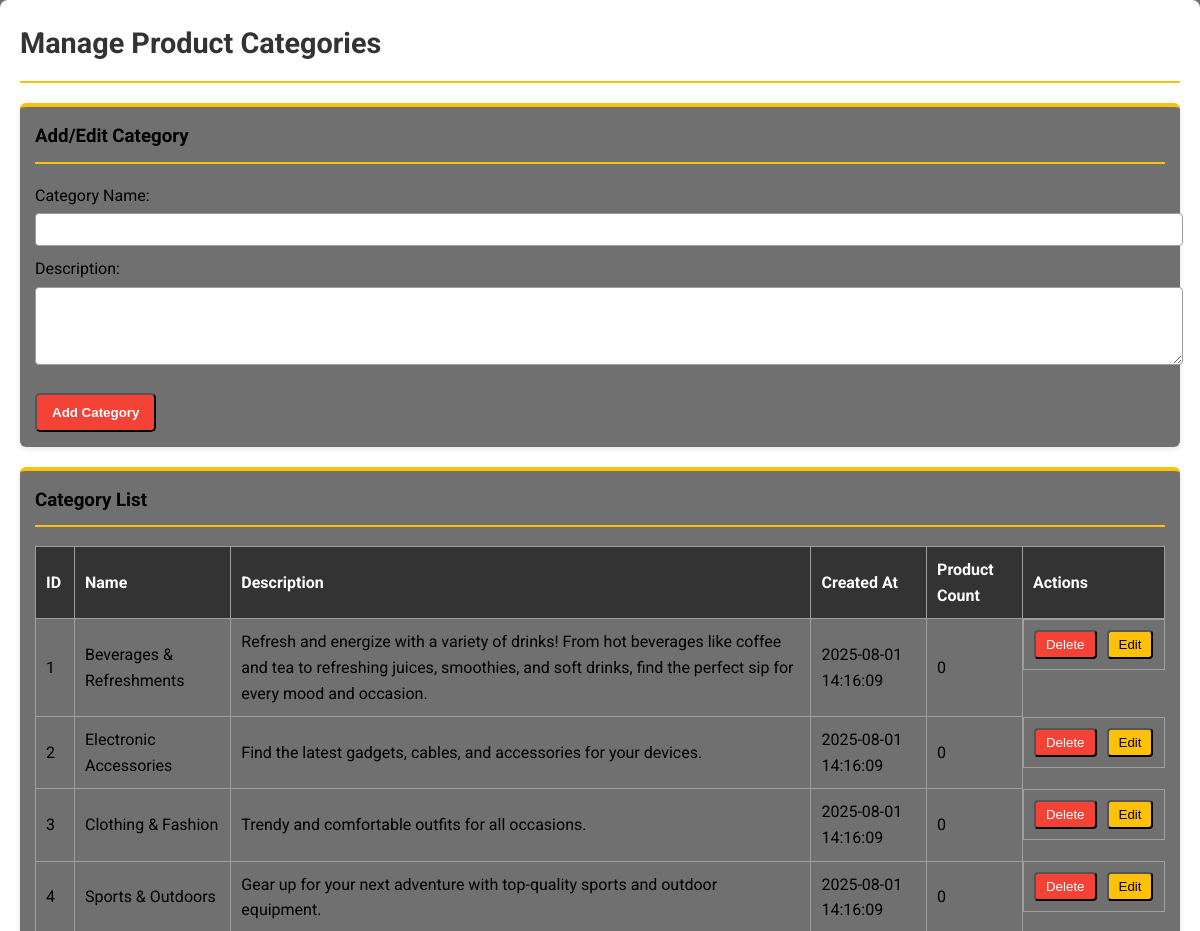
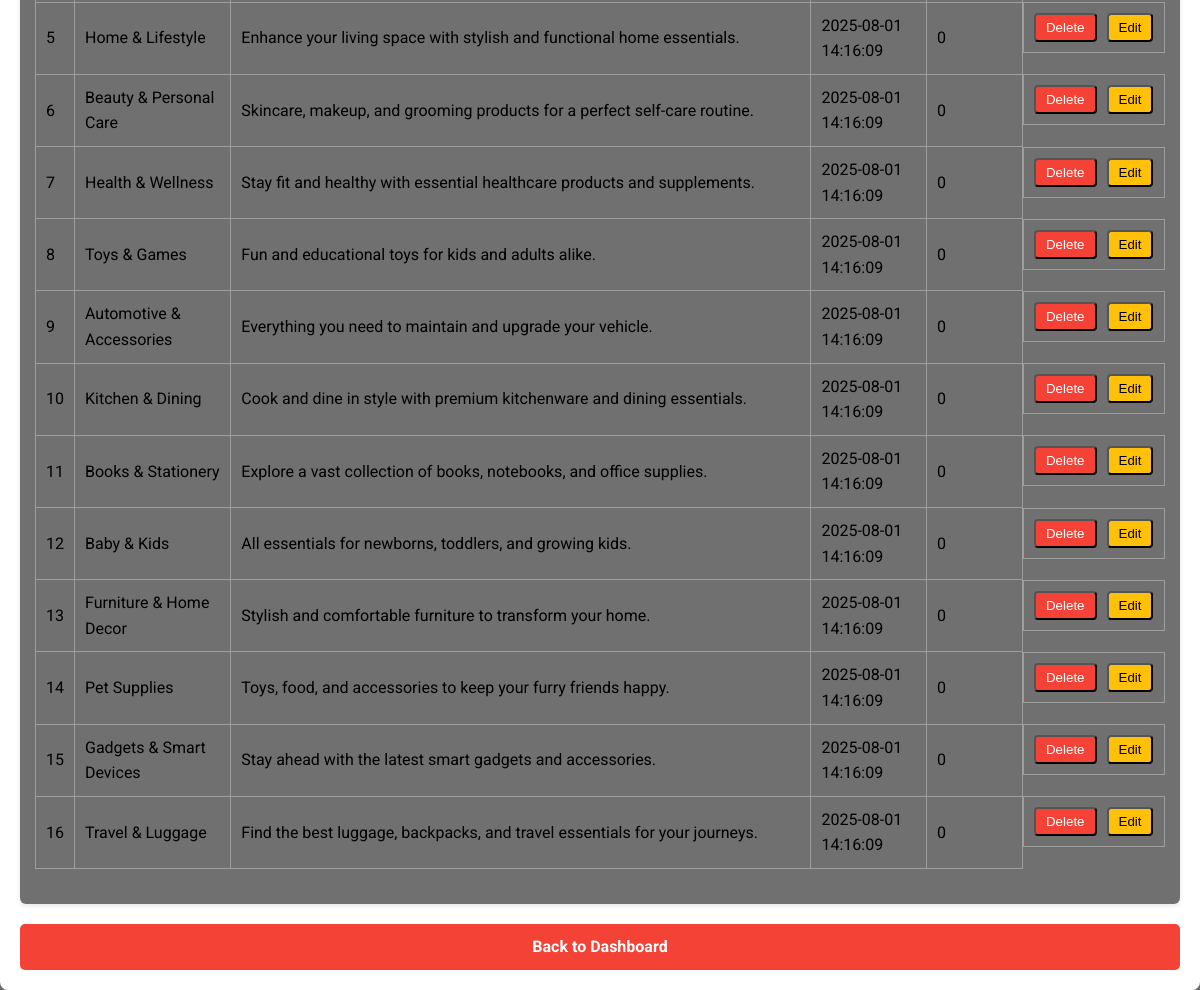
/manage_product_categories.php (signed in), run on the app's committed database (2 pictures, top to bottom).
### tables this page shows
CREATE TABLE categories (
    category_id INT AUTO_INCREMENT PRIMARY KEY,
    name VARCHAR(50) NOT NULL,
    description TEXT,
    created_at TIMESTAMP DEFAULT CURRENT_TIMESTAMP
);

### manage_product_categories.php (the view, shortened to what this page needs)
<?php
include 'db_connect.php';
$query = "SELECT c.*, COUNT(p.product_id) as product_count
          FROM categories c
          LEFT JOIN products p ON c.category_id = p.category_id
          GROUP BY c.category_id, c.name, c.description, c.created_at
          ORDER BY c.created_at DESC";
$result = mysqli_query($conn, $query);
?>
<!DOCTYPE html>
<html lang="en">
<head>
    <link rel="stylesheet" href="Admin_Styles.css">
</head>
<body>
    <div class="admin-dashboard">
        <div class="dashboard-header">
            <h1 class="dashboard-title">Manage Product Categories</h1>
        </div>
        <div class="dashboard-section category-form">
            <h3>Add/Edit Category</h3>
            <form method="post">
                <label>
                    Category Name:
                    <input type="text" name="name" required>
                </label>
                <label>
                    Description:
                    <textarea name="description" rows="4"></textarea>
                </label>
                <input type="submit" value="Add Category" class="logout-link">
            </form>
        </div>
        <div class="dashboard-section">
            <h3>Category List</h3>
            <table class="categories-table">
                <thead>
                    <tr>
                        <th>ID</th>
                        <th>Name</th>
                        <th>Description</th>
                        <th>Created At</th>
                        <th>Product Count</th>
                        <th>Actions</th>
                    </tr>
                </thead>
                <tbody>
                    <?php while ($row = mysqli_fetch_assoc($result)): ?>
                    <tr>
                        <td><?php echo htmlspecialchars($row['category_id']); ?></td>
                        <td><?php echo htmlspecialchars($row['name']); ?></td>
                        <td><?php echo htmlspecialchars($row['description']); ?></td>
                        <td><?php echo htmlspecialchars($row['created_at']); ?></td>
                        <td><?php echo htmlspecialchars($row['product_count']); ?></td>
                        <td class="action-buttons">
                            <form method="post" style="display:inline;">
                                <input type="submit" value="Delete" class="delete-btn"
                                       onclick="return confirm('Are you sure? Delete only if no products are in this category.');">
                            </form>
                            <button onclick="editCategory(
                                '<?php echo $row['category_id']; ?>',
                                '<?php echo htmlspecialchars(addslashes($row['name'])); ?>',
                                '<?php echo htmlspecialchars(addslashes($row['description'])); ?>'
                            )" class="edit-btn">Edit</button>
                        </td>
                    </tr>
                    <?php endwhile; ?>
                </tbody>
            </table>
        </div>
        <a href="admin_dashboard.php" class="logout-link">Back to Dashboard</a>
    </div>
</body>
</html>

### Admin_Styles.css (style rules this page uses)
:root { --primary-color: #333333; --accent-color: #FFC107; --background-color: #212121a4; --text-color: #000000; --white: #ffffff; --success-color: #4CAF50; --danger-color: #F44336; --neutral-color: #9E9E9E; }
body { font-family: 'Roboto', 'Arial', sans-serif; background-color: var(--background-color); margin: 0; padding: 0; line-height: 1.6; color: var(--text-color); }
.admin-dashboard { max-width: 1200px; margin: 0 auto; padding: 20px; background-color: var(--white); box-shadow: 0 4px 12px rgba(0, 0, 0, 0.1); border-radius: 8px; }
.dashboard-header { display: flex; align-items: center; justify-content: space-between; border-bottom: 2px solid var(--accent-color); padding-bottom: 15px; margin-bottom: 20px; }
.dashboard-title { color: var(--primary-color); margin: 0; font-size: 1.8em; }
.dashboard-section { background-color: var(--background-color); border-radius: 6px; padding: 15px; box-shadow: 0 2px 5px rgba(0, 0, 0, 0.1); transition: transform 0.3s ease, box-shadow 0.3s ease; border-top: 4px solid var(--accent-color); }
.dashboard-section h3 { color: black; border-bottom: 2px solid var(--accent-color); padding-bottom: 10px; margin-top: 0; }
.logout-link { display: block; text-align: center; margin-top: 20px; background-color: var(--danger-color); color: var(--white); padding: 10px 15px; text-decoration: none; border-radius: 5px; transition: background-color 0.3s ease; font-weight: bold; }

### manage_product_categories.php (style rules this page uses)
.categories-table { width: 100%; border-collapse: collapse; margin-bottom: 20px; }
.categories-table th, .categories-table td { border: 1px solid var(--neutral-color); padding: 10px; text-align: left; }
.categories-table th { background-color: var(--primary-color); color: var(--white); }
.category-form { margin-bottom: 20px; }
.category-form label { display: block; margin-bottom: 10px; }
.category-form input[type="text"], .category-form textarea { width: 100%; padding: 8px; margin-top: 5px; border: 1px solid var(--neutral-color); border-radius: 4px; }
.action-buttons { display: flex; gap: 10px; }
.delete-btn, .edit-btn { padding: 5px 10px; border-radius: 4px; text-decoration: none; display: inline-block; }
.delete-btn { background-color: var(--danger-color); color: var(--white); }
.edit-btn { background-color: var(--accent-color); color: var(--text-color); }

### data on the page
categories: category_id "1", name "Beverages & Refreshments", description "Refresh and energize with a variety of drinks! From hot beverages like coffee and tea to refreshing juices, smoothies, and soft drinks, find the perfect sip for every mood and occasion.", created_at "2025-08-01 14:16:09", product_count "0"
categories: category_id "2", name "Electronic Accessories", description "Find the latest gadgets, cables, and accessories for your devices.", created_at "2025-08-01 14:16:09", product_count "0"
categories: category_id "3", name "Clothing & Fashion", description "Trendy and comfortable outfits for all occasions.", created_at "2025-08-01 14:16:09", product_count "0"
categories: category_id "4", name "Sports & Outdoors", description "Gear up for your next adventure with top-quality sports and outdoor equipment.", created_at "2025-08-01 14:16:09", product_count "0"
categories: category_id "5", name "Home & Lifestyle", description "Enhance your living space with stylish and functional home essentials.", created_at "2025-08-01 14:16:09", product_count "0"
categories: category_id "6", name "Beauty & Personal Care", description "Skincare, makeup, and grooming products for a perfect self-care routine.", created_at "2025-08-01 14:16:09", product_count "0"
categories: category_id "7", name "Health & Wellness", description "Stay fit and healthy with essential healthcare products and supplements.", created_at "2025-08-01 14:16:09", product_count "0"
categories: category_id "8", name "Toys & Games", description "Fun and educational toys for kids and adults alike.", created_at "2025-08-01 14:16:09", product_count "0"
categories: category_id "9", name "Automotive & Accessories", description "Everything you need to maintain and upgrade your vehicle.", created_at "2025-08-01 14:16:09", product_count "0"
categories: category_id "10", name "Kitchen & Dining", description "Cook and dine in style with premium kitchenware and dining essentials.", created_at "2025-08-01 14:16:09", product_count "0"
categories: category_id "11", name "Books & Stationery", description "Explore a vast collection of books, notebooks, and office supplies.", created_at "2025-08-01 14:16:09", product_count "0"
categories: category_id "12", name "Baby & Kids", description "All essentials for newborns, toddlers, and growing kids.", created_at "2025-08-01 14:16:09", product_count "0"
categories: category_id "13", name "Furniture & Home Decor", description "Stylish and comfortable furniture to transform your home.", created_at "2025-08-01 14:16:09", product_count "0"
categories: category_id "14", name "Pet Supplies", description "Toys, food, and accessories to keep your furry friends happy.", created_at "2025-08-01 14:16:09", product_count "0"
categories: category_id "15", name "Gadgets & Smart Devices", description "Stay ahead with the latest smart gadgets and accessories.", created_at "2025-08-01 14:16:09", product_count "0"
categories: category_id "16", name "Travel & Luggage", description "Find the best luggage, backpacks, and travel essentials for your journeys.", created_at "2025-08-01 14:16:09", product_count "0"
